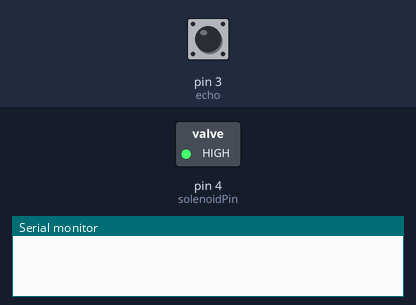
Bench run of a sketch on a simulated Arduino Uno, built with avr-gcc and run on an emulated ATmega328P. On the bench: switched loads named in the sketch (green lamp = pin HIGH), the last lines printed to the serial monitor. The inputs (shaded band) are chosen by the test bench; at power-on: pin 3 (echo) LOW. Pins used as bus, display or sensor lines are not drawn.

Above: at 1.2 s.
1.3 s: pin 3 (echo) pulsed HIGH 5 times (0.12 s each, 0.3 s apart)
At 3.3 s:
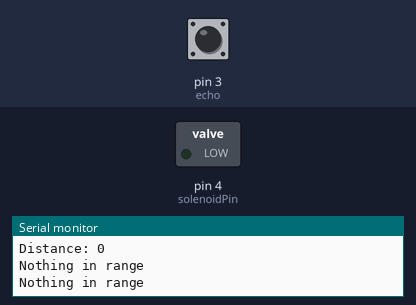
Timing chart, 0 to 5.1 s (numbered marks = the images above; inputs shaded):
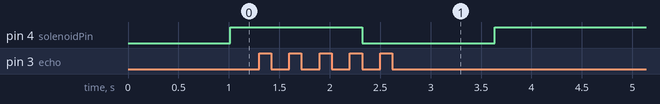

Measured:
- after the input at 1.3 s, pin 4 (solenoidPin): HIGH → LOW after 1.0 s, → HIGH 1.3 s later

The sketch:

DispensingCode.ino
```cpp
int solenoidPin = 4; //This is the output pin on the Arduino we are using
const int trig = 2, echo = 3;

long duration, Distanceincm, volume, height;

void setup() {

Serial.begin(9600);

pinMode(solenoidPin, OUTPUT); //Sets the pin as an output

pinMode(trig, OUTPUT); //sensor

pinMode(echo, INPUT); //snesor
}

void loop() {

//set up sensor signlas
digitalWrite(trig, HIGH);

delay(15);

digitalWrite(trig, LOW);

duration = pulseIn(echo, HIGH);

Distanceincm = (duration/2) / 29.1;


//height = 21 - Distanceincm;

//volume = ((height) * (9*9) * (PI));

if (Distanceincm < 5){

 digitalWrite(solenoidPin, HIGH); //Switch Solenoid ON
  delay(1000);
  Serial.print("Distance: ");
  Serial.println(Distanceincm);


  }
else {

  digitalWrite(solenoidPin, LOW); //Switch Solenoid OFF
//delay(2000); //Wait 1 Second
Serial.println("Nothing in range");

}

}
```
